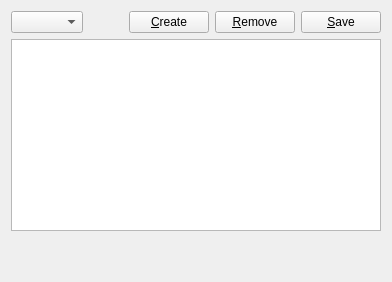
      <widget class="QWidget" name="tab_scripts">
       <attribute name="title">
        <string>Scripts</string>
       </attribute>
       <attribute name="toolTip">
        <string>Additional installation/build scripts</string>
       </attribute>
       <layout class="QVBoxLayout" name="verticalLayout_14">
        <item>
         <layout class="QHBoxLayout" name="horizontalLayout_19">
          <item>
           <widget class="QComboBox" name="list_scripts_file">
            <property name="sizePolicy">
             <sizepolicy hsizetype="MinimumExpanding" vsizetype="Fixed">
              <horstretch>0</horstretch>
              <verstretch>0</verstretch>
             </sizepolicy>
            </property>
            <property name="statusTip">
             <string>Choose a script that you wish to create or edit</string>
            </property>
           </widget>
          </item>
          <item>
           <spacer name="horizontalSpacer_10">
            <property name="orientation">
             <enum>Qt::Horizontal</enum>
            </property>
            <property name="sizeHint" stdset="0">
             <size>
              <width>40</width>
              <height>20</height>
             </size>
            </property>
           </spacer>
          </item>
          <item>
           <widget class="QPushButton" name="push_scripts_create">
            <property name="statusTip">
             <string>Create the selected script</string>
            </property>
            <property name="text">
             <string>&amp;Create</string>
            </property>
           </widget>
          </item>
          <item>
           <widget class="QPushButton" name="push_scripts_remove">
            <property name="statusTip">
             <string>Delete the selected script from the PBI module</string>
            </property>
            <property name="text">
             <string>&amp;Remove</string>
            </property>
            <property name="icon">
             <iconset resource="EasyPBI.qrc">
              <normaloff>:/png/icons/minus.png</normaloff>:/png/icons/minus.png</iconset>
            </property>
           </widget>
          </item>
          <item>
           <widget class="QPushButton" name="push_scripts_save">
            <property name="statusTip">
             <string>Save the current text as the selected script</string>
            </property>
            <property name="text">
             <string>&amp;Save</string>
            </property>
           </widget>
          </item>
         </layout>
        </item>
        <item>
         <widget class="QPlainTextEdit" name="text_scripts_edit">
          <property name="sizePolicy">
           <sizepolicy hsizetype="Expanding" vsizetype="Preferred">
            <horstretch>0</horstretch>
            <verstretch>1</verstretch>
           </sizepolicy>
          </property>
          <property name="statusTip">
           <string>Contents for the selected script</string>
          </property>
          <property name="lineWrapMode">
           <enum>QPlainTextEdit::NoWrap</enum>
          </property>
         </widget>
        </item>
        <item>
         <spacer name="verticalSpacer_12">
          <property name="orientation">
           <enum>Qt::Vertical</enum>
          </property>
          <property name="sizeHint" stdset="0">
           <size>
            <width>20</width>
            <height>40</height>
           </size>
          </property>
         </spacer>
        </item>
       </layout>
      </widget>
